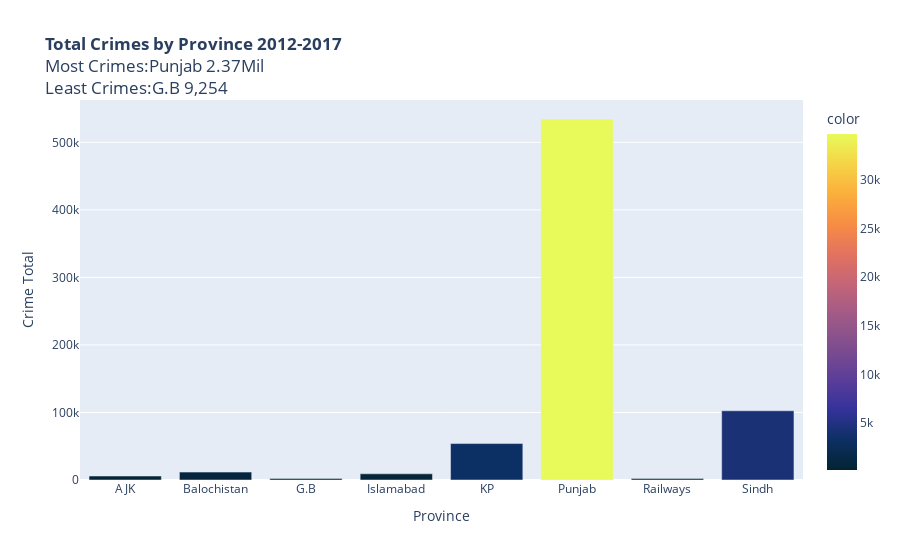

Notebook cell for this chart:
### Markdown cell above
## Crime Analysis

### Code cell
crime_by_prov=df_long.groupby('Province')['value'].sum()
max=df_long.groupby('Province')['value'].max()
px.bar( crime_by_prov, title='<b>Total Crimes by Province 2012-2017</b><br>Most Crimes:Punjab 2.37Mil<br>Least Crimes:G.B 9,254 ', labels={'_value':'Crime Total'}, 
            color= max, color_continuous_scale='Thermal')

### Figure 1 — Plotly figure (JSON) as saved in the notebook; plotly's stock layout.template omitted (floating-point values rounded to 4 significant figures)
{"data": [{"alignmentgroup": "True", "hovertemplate": "Province=%{x}<br>Crime Total=%{y}<br>color=%{marker.color}<extra></extra>", "legendgroup": "", "marker": {"color": [288, 711, 163, 667, 3281, 34719, 560, 4320], "coloraxis": "coloraxis"}, "name": "", "offsetgroup": "", "orientation": "v", "showlegend": false, "textposition": "auto", "type": "bar", "x": ["AJK", "Balochistan", "G.B", "Islamabad", "KP", "Punjab", "Railways", "Sindh"], "xaxis": "x", "y": [5855, 11687, 2351, 9185, 53989, 534616, 2152, 102555], "yaxis": "y"}], "layout": {"barmode": "relative", "coloraxis": {"colorbar": {"title": {"text": "color"}}, "colorscale": [[0, "rgb(3, 35, 51)"], [0.09091, "rgb(13, 48, 100)"], [0.1818, "rgb(53, 50, 155)"], [0.2727, "rgb(93, 62, 153)"], [0.3636, "rgb(126, 77, 143)"], [0.4545, "rgb(158, 89, 135)"], [0.5455, "rgb(193, 100, 121)"], [0.6364, "rgb(225, 113, 97)"], [0.7273, "rgb(246, 139, 69)"], [0.8182, "rgb(251, 173, 60)"], [0.9091, "rgb(246, 211, 70)"], [1, "rgb(231, 250, 90)"]]}, "legend": {"tracegroupgap": 0}, "title": {"text": "<b>Total Crimes by Province 2012-2017</b><br>Most Crimes:Punjab 2.37Mil<br>Least Crimes:G.B 9,254 "}, "xaxis": {"anchor": "y", "domain": [0, 1], "title": {"text": "Province"}}, "yaxis": {"anchor": "x", "domain": [0, 1], "title": {"text": "Crime Total"}}}}
